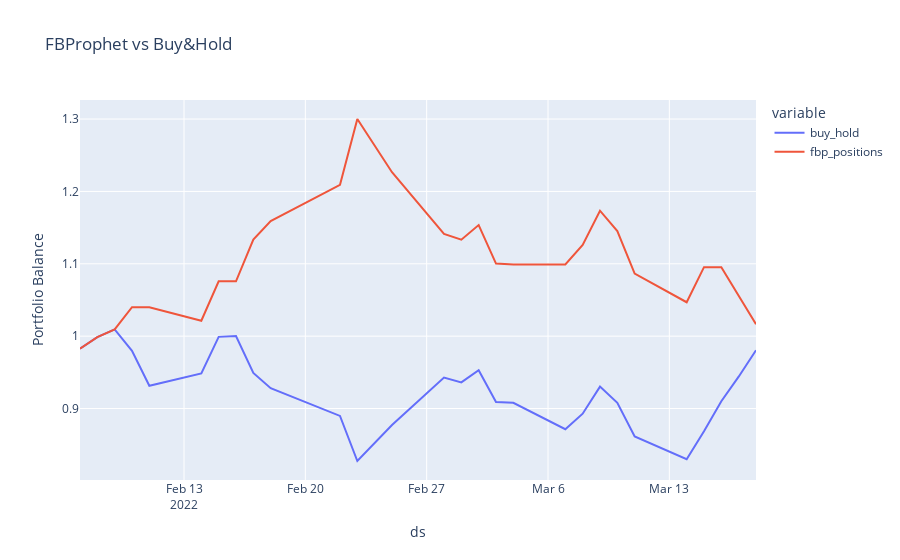

The cell this chart's notebook holds for it:
### Markdown cell above
# Visualization

### Code cell
# Visualizing results
fig = px.line(
    performance,
    x=performance.index,
    y=performance.columns,
    title='FBProphet vs Buy&Hold',
    labels={"value": "Portfolio Balance",
            "index": "Date"}
)

fig.show()

### Figure 1 — Plotly figure (JSON) as saved in the notebook; plotly's stock layout.template omitted (floating-point values rounded to 4 significant figures)
{"data": [{"hovertemplate": "variable=buy_hold<br>ds=%{x}<br>Portfolio Balance=%{y}<extra></extra>", "legendgroup": "buy_hold", "line": {"color": "#636efa", "dash": "solid"}, "mode": "lines", "name": "buy_hold", "orientation": "v", "showlegend": true, "type": "scatter", "x": ["2022-02-07", "2022-02-08", "2022-02-09", "2022-02-10", "2022-02-11", "2022-02-14", "2022-02-15", "2022-02-16", "2022-02-17", "2022-02-18", "2022-02-22", "2022-02-23", "2022-02-25", "2022-02-28", "2022-03-01", "2022-03-02", "2022-03-03", "2022-03-04", "2022-03-07", "2022-03-08", "2022-03-09", "2022-03-10", "2022-03-11", "2022-03-14", "2022-03-15", "2022-03-16", "2022-03-17", "2022-03-18"], "xaxis": "x", "y": [0.9827, 0.9986, 1.009, 0.9797, 0.9314, 0.9485, 0.999, 1.0, 0.9491, 0.9282, 0.8898, 0.8275, 0.8771, 0.9427, 0.9362, 0.953, 0.909, 0.9079, 0.8714, 0.8929, 0.9303, 0.9079, 0.8614, 0.83, 0.8685, 0.91, 0.944, 0.9806], "yaxis": "y"}, {"hovertemplate": "variable=fbp_positions<br>ds=%{x}<br>Portfolio Balance=%{y}<extra></extra>", "legendgroup": "fbp_positions", "line": {"color": "#EF553B", "dash": "solid"}, "mode": "lines", "name": "fbp_positions", "orientation": "v", "showlegend": true, "type": "scatter", "x": ["2022-02-07", "2022-02-08", "2022-02-09", "2022-02-10", "2022-02-11", "2022-02-14", "2022-02-15", "2022-02-16", "2022-02-17", "2022-02-18", "2022-02-22", "2022-02-23", "2022-02-25", "2022-02-28", "2022-03-01", "2022-03-02", "2022-03-03", "2022-03-04", "2022-03-07", "2022-03-08", "2022-03-09", "2022-03-10", "2022-03-11", "2022-03-14", "2022-03-15", "2022-03-16", "2022-03-17", "2022-03-18"], "xaxis": "x", "y": [0.9827, 0.9986, 1.009, 1.04, 1.04, 1.021, 1.076, 1.076, 1.133, 1.159, 1.209, 1.3, 1.227, 1.141, 1.133, 1.154, 1.1, 1.099, 1.099, 1.126, 1.173, 1.145, 1.086, 1.047, 1.095, 1.095, 1.056, 1.017], "yaxis": "y"}], "layout": {"autosize": true, "legend": {"title": {"text": "variable"}, "tracegroupgap": 0}, "title": {"text": "FBProphet vs Buy&Hold"}, "xaxis": {"anchor": "y", "autorange": true, "domain": [0, 1], "range": ["2022-02-07", "2022-03-18"], "title": {"text": "ds"}, "type": "date"}, "yaxis": {"anchor": "x", "autorange": true, "domain": [0, 1], "range": [0.8012, 1.326], "title": {"text": "Portfolio Balance"}, "type": "linear"}}}
